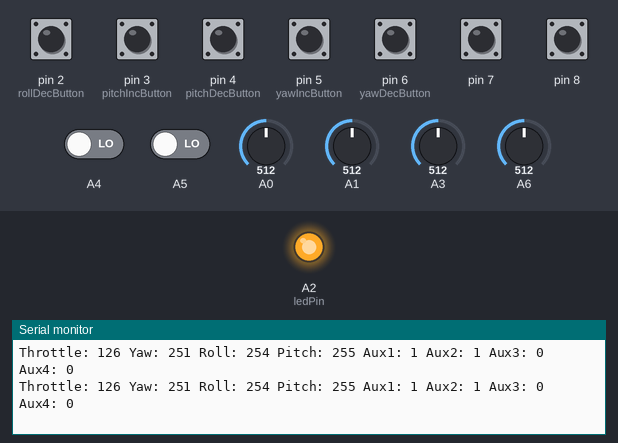
A sketch run on a simulated Arduino Nano, built with avr-gcc and run on an emulated ATmega328P. Parts: output pins drawn as LEDs (lit = HIGH), the last lines printed to the serial monitor. The inputs (shaded band) are chosen by the test bench; at power-on: pin 2 (rollDecButton), pin 3 (pitchIncButton), pin 4 (pitchDecButton), pin 5 (yawIncButton), pin 6 (yawDecButton), pin 7, pin 8 HIGH, A4, A5 LOW, A1 = 512, A3 = 512, A6 = 512, A0 = 512. No radio packets arrive unless stated.

Above: at 2.2 s.
2.3 s: A1 set to 438
At 2.51 s:
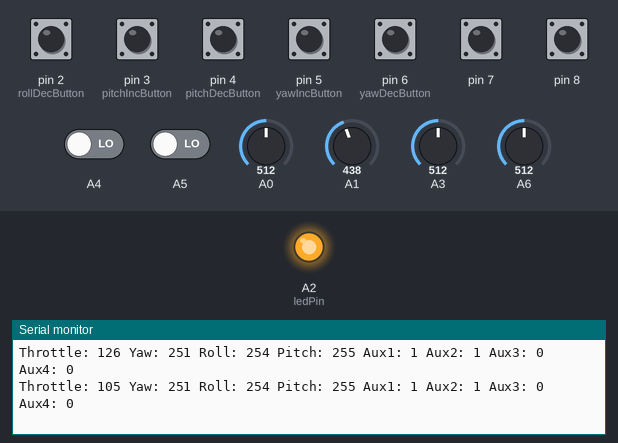
5.3 s: A1 set to 409
At 5.4 s:
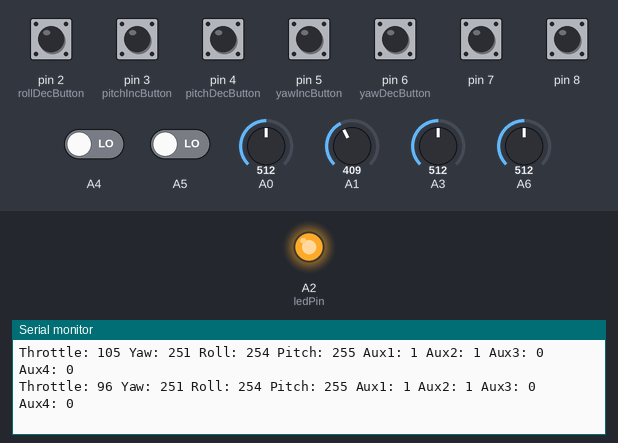
8.3 s: A3 set to 523
At 8.37 s:
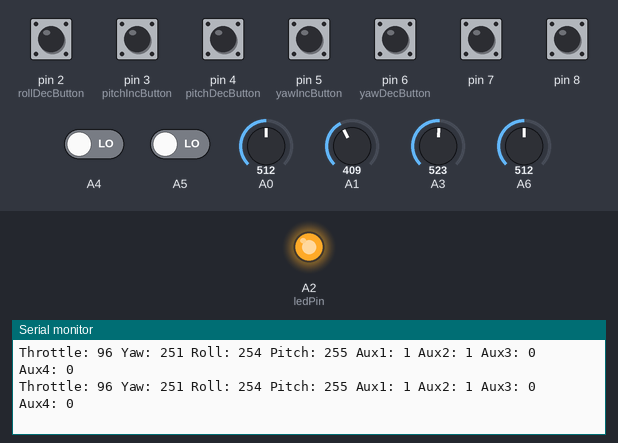
18.3 s: A6 set to 498
At 18.32 s:
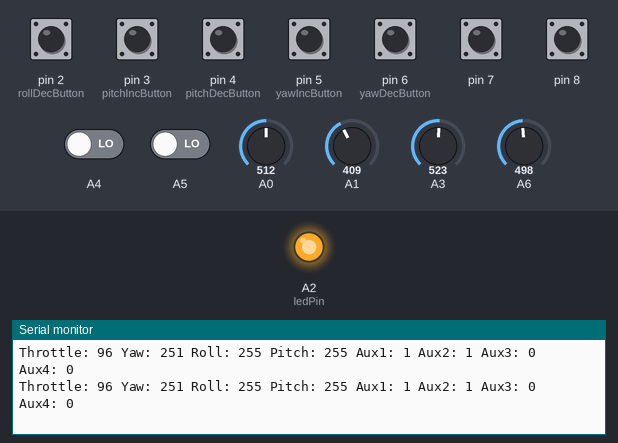
Timing chart, 0 to 21.3 s (numbered marks = the images above; inputs shaded):
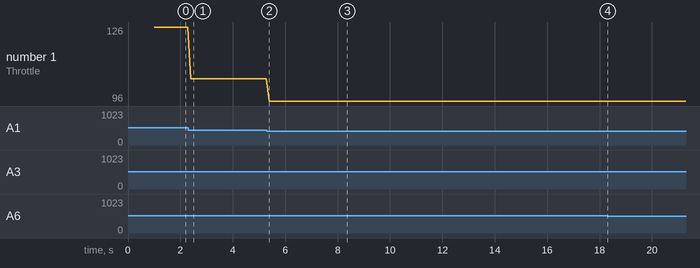

Measured:
- after the input at 2.3 s, the serial monitor: prints a new line after 0.10 s (image 1)
- after the input at 5.3 s, the serial monitor: prints a new line after 0.10 s (image 2)
- plotted number 1: 126 → 105 after the input at 2.3 s, 105 → 96 after the input at 5.3 s

The sketch:

8_Channel_Trim_Transmitter.ino
```cpp
// 8 Channel Transmitter with trim buttons
// Ayush Sharma
// https://github.com/Ayush-Zone

#include <SPI.h>
#include <nRF24L01.h>
#include <RF24.h>
#include <EEPROM.h>

const uint64_t pipeOut = 0xE9E8F0F0E1LL;
RF24 radio(9, 10);

int ledPin = A2;  // Pin for connection status LED

// Pin assignments for trim buttons
const int rollIncButton = 1;
const int rollDecButton = 2;
const int pitchIncButton = 3;
const int pitchDecButton = 4;
const int yawIncButton = 5;
const int yawDecButton = 6;

// Trim values stored in EEPROM (addresses 0, 1, 2)
int rollTrim = 0;
int pitchTrim = 0;
int yawTrim = 0;

struct Signal {
  byte throttle;
  byte yaw;
  byte pitch;
  byte roll;
  byte aux1;
  byte aux2;
  byte aux3;
  byte aux4;
};
Signal data;

// Reset data to default values
void ResetData() {
  data.throttle = 0;
  data.yaw = 127;
  data.pitch = 127;
  data.roll = 127;
  data.aux1 = 0;
  data.aux2 = 0;
  data.aux3 = 0;
  data.aux4 = 0;
}

// Load saved trim values from EEPROM
void loadTrimValues() {
  rollTrim = EEPROM.read(0) - 127;
  pitchTrim = EEPROM.read(1) - 127;
  yawTrim = EEPROM.read(2) - 127;
}

// Save updated trim values to EEPROM
void saveTrimValues() {
  EEPROM.write(0, rollTrim + 127);
  EEPROM.write(1, pitchTrim + 127);
  EEPROM.write(2, yawTrim + 127);
}

void setup() {
  Serial.begin(9600);
  pinMode(ledPin, OUTPUT);

  // Set trim button pins as input with pull-up resistors
  pinMode(rollIncButton, INPUT_PULLUP);
  pinMode(rollDecButton, INPUT_PULLUP);
  pinMode(pitchIncButton, INPUT_PULLUP);
  pinMode(pitchDecButton, INPUT_PULLUP);
  pinMode(yawIncButton, INPUT_PULLUP);
  pinMode(yawDecButton, INPUT_PULLUP);

  radio.begin();
  radio.stopListening();
  radio.openWritingPipe(pipeOut);
  radio.setAutoAck(false);
  radio.setCRCLength(RF24_CRC_8);
  radio.setDataRate(RF24_250KBPS);
  radio.setPALevel(RF24_PA_MAX);
  radio.setChannel(108);
  ResetData();

  // Load trim values from EEPROM
  loadTrimValues();

  delay(1000);

  // Check if NRF24L01 module is connected
  if (radio.isChipConnected()) {
    digitalWrite(ledPin, HIGH);  // Turn on LED to indicate successful connection
  } else {
    digitalWrite(ledPin, LOW);  // Turn off LED if connection failed
  }
}

// Map joystick values with optional reversing
int mapJoystickValues(int val, int lower, int middle, int upper, bool reverse) {
  val = constrain(val, lower, upper);
  if (val < middle)
    val = map(val, lower, middle, 0, 128);
  else
    val = map(val, middle, upper, 128, 255);
  return (reverse ? 255 - val : val);
}

// Check button presses and update trim values accordingly
void handleTrimButtons() {
  // Roll trim
  if (digitalRead(rollIncButton) == LOW) {
    rollTrim = min(rollTrim + 1, 127);
    saveTrimValues();
    delay(100);  // Simple debounce delay
  }
  if (digitalRead(rollDecButton) == LOW) {
    rollTrim = max(rollTrim - 1, -127);
    saveTrimValues();
    delay(100);
  }

  // Pitch trim
  if (digitalRead(pitchIncButton) == LOW) {
    pitchTrim = min(pitchTrim + 1, 127);
    saveTrimValues();
    delay(100);
  }
  if (digitalRead(pitchDecButton) == LOW) {
    pitchTrim = max(pitchTrim - 1, -127);
    saveTrimValues();
    delay(100);
  }

  // Yaw trim
  if (digitalRead(yawIncButton) == LOW) {
    yawTrim = min(yawTrim + 1, 127);
    saveTrimValues();
    delay(100);
  }
  if (digitalRead(yawDecButton) == LOW) {
    yawTrim = max(yawTrim - 1, -127);
    saveTrimValues();
    delay(100);
  }
}

void loop() {
  handleTrimButtons();  // Check for button presses to adjust trim

  // Read analog inputs and apply trim values
  data.throttle = mapJoystickValues(analogRead(A1), 75, 517, 872, false);

  data.yaw = constrain(mapJoystickValues(analogRead(A0), 0, 494, 1023, true) + yawTrim, 0, 255);
  data.roll = constrain(mapJoystickValues(analogRead(A3), 0, 517, 1023, false) + rollTrim, 0, 255);
  data.pitch = constrain(mapJoystickValues(analogRead(A6), 0, 510, 1023, false) + pitchTrim, 0, 255);

  // Read auxiliary switch states
  data.aux1 = !digitalRead(A4);
  data.aux2 = !digitalRead(A5);
  data.aux3 = !digitalRead(7);
  data.aux4 = !digitalRead(8);

  // Send the data over the radio
  radio.write(&data, sizeof(Signal));

  // Print data for debugging
  Serial.print("Throttle: "); Serial.print(data.throttle);
  Serial.print(" Yaw: "); Serial.print(data.yaw);
  Serial.print(" Roll: "); Serial.print(data.roll);
  Serial.print(" Pitch: "); Serial.print(data.pitch);
  Serial.print(" Aux1: "); Serial.print(data.aux1);
  Serial.print(" Aux2: "); Serial.print(data.aux2);
  Serial.print(" Aux3: "); Serial.print(data.aux3);
  Serial.print(" Aux4: "); Serial.println(data.aux4);

  delay(100);  // Small delay to avoid excessive updates
}
```
